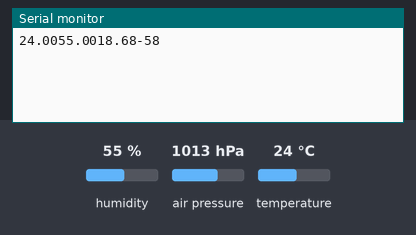
A sketch run on a simulated ESP8266 (NodeMCU). On the bench: the last lines printed to the serial monitor. The inputs (shaded band) are chosen by the test bench; at power-on: humidity 55 %, temperature 24 °C, air pressure 1013 hPa. WiFi joins after 1.5 s; servers stay silent unless stated.

Above: at 3.0 s.
3.1 s: humidity set to 22 %
At 4.4 s:
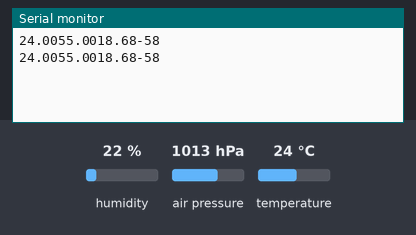
4.6 s: temperature set to 12 °C
At 5.6 s:
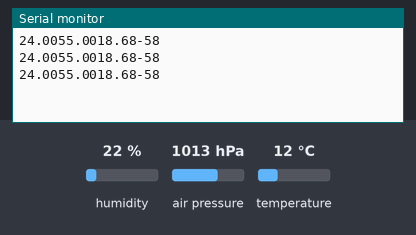
6.1 s: humidity set to 40 %
At 8.3 s:
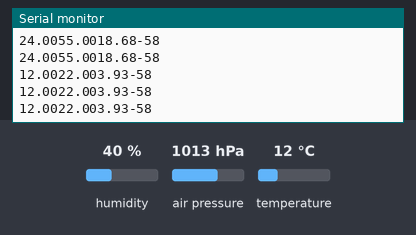
Timing chart, 0 to 9.8 s (numbered marks = the images above; inputs shaded):
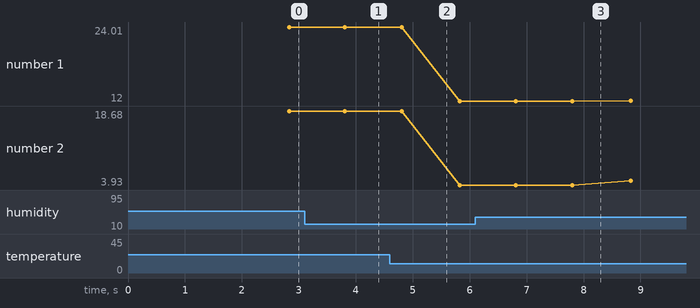

Measured:
- plotted number 1: 24.01 → 12 after the input at 4.6 s, 12 → 12 after the input at 6.1 s
- plotted number 2: 18.68 → 3.93 after the input at 4.6 s, 3.93 → 4.78 after the input at 6.1 s

The sketch:

BlynkDebug.ino
```cpp
#define BLYNK_TEMPLATE_ID           "MAYBE"
#define BLYNK_TEMPLATE_NAME         "WX"
#define BLYNK_AUTH_TOKEN            "What you looking for?"
#define BLYNK_FIRMWARE_VERSION      "0.1.0"

#include <ESP8266WiFi.h>
#include <BlynkSimpleEsp8266.h>
#include <Wire.h>
#include <SPI.h>
#include <Adafruit_BMP280.h>
#include <DHT.h>

#define DHTPIN D7
#define DHTTYPE DHT11

Adafruit_BMP280 bmp;
DHT dht(DHTPIN, DHTTYPE);

char ssid[] = "Arkan";
char pass[] = "halilintar";

float temp = 0;
float humid = 0;
float baro = 0;
float heat = 0;
int rssi = 0;

BlynkTimer timer;

void myTimerEvent()
{
  temp = dht.readTemperature();
  humid = dht.readHumidity();
  baro = bmp.readPressure()/100;
  heat = dht.computeHeatIndex(temp, humid);
  rssi = WiFi.RSSI();
  Blynk.beginGroup();
  Blynk.virtualWrite(V0, temp);
  Blynk.virtualWrite(V1, humid);
  Blynk.virtualWrite(V2, baro);
  Blynk.virtualWrite(V3, heat);
  Blynk.virtualWrite(V4, rssi);
  Blynk.endGroup();
  Serial.print(temp);
  Serial.print(humid);
  Serial.print(heat);
  Serial.println(rssi);
}

void setup()
{
  Serial.begin(9600);
  Blynk.begin(BLYNK_AUTH_TOKEN, ssid, pass);

  timer.setInterval(1000L, myTimerEvent);

  bmp.begin(0x76);
  dht.begin();
}

void loop()
{
  Blynk.run();
  timer.run();
}
```
